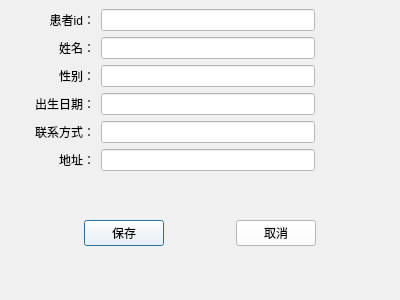
<?xml version="1.0" encoding="UTF-8"?>
<ui version="4.0">
 <class>Dlg_AddPatient</class>
 <widget class="QDialog" name="Dlg_AddPatient">
  <property name="geometry">
   <rect>
    <x>0</x>
    <y>0</y>
    <width>400</width>
    <height>300</height>
   </rect>
  </property>
  <property name="minimumSize">
   <size>
    <width>400</width>
    <height>300</height>
   </size>
  </property>
  <property name="maximumSize">
   <size>
    <width>400</width>
    <height>300</height>
   </size>
  </property>
  <property name="windowTitle">
   <string/>
  </property>
  <property name="styleSheet">
   <string notr="true">background-color: rgb(240, 240, 240);</string>
  </property>
  <layout class="QGridLayout" name="gridLayout_2">
   <property name="leftMargin">
    <number>9</number>
   </property>
   <property name="topMargin">
    <number>9</number>
   </property>
   <property name="rightMargin">
    <number>9</number>
   </property>
   <property name="spacing">
    <number>6</number>
   </property>
   <item row="0" column="2">
    <widget class="QLineEdit" name="le_id">
     <property name="styleSheet">
      <string notr="true">background-color: rgb(255, 255, 255);</string>
     </property>
    </widget>
   </item>
   <item row="0" column="3">
    <spacer name="horizontalSpacer">
     <property name="orientation">
      <enum>Qt::Horizontal</enum>
     </property>
     <property name="sizeType">
      <enum>QSizePolicy::Minimum</enum>
     </property>
     <property name="sizeHint" stdset="0">
      <size>
       <width>70</width>
       <height>20</height>
      </size>
     </property>
    </spacer>
   </item>
   <item row="5" column="2">
    <widget class="QLineEdit" name="le_address">
     <property name="styleSheet">
      <string notr="true">background-color: rgb(255, 255, 255);</string>
     </property>
    </widget>
   </item>
   <item row="4" column="1">
    <widget class="QLabel" name="label_5">
     <property name="minimumSize">
      <size>
       <width>80</width>
       <height>0</height>
      </size>
     </property>
     <property name="text">
      <string>联系方式：</string>
     </property>
     <property name="alignment">
      <set>Qt::AlignRight|Qt::AlignTrailing|Qt::AlignVCenter</set>
     </property>
    </widget>
   </item>
   <item row="6" column="0" colspan="4">
    <widget class="QWidget" name="widget" native="true">
     <layout class="QGridLayout" name="gridLayout">
      <item row="0" column="2">
       <spacer name="horizontalSpacer_2">
        <property name="orientation">
         <enum>Qt::Horizontal</enum>
        </property>
        <property name="sizeHint" stdset="0">
         <size>
          <width>40</width>
          <height>20</height>
         </size>
        </property>
       </spacer>
      </item>
      <item row="0" column="0">
       <spacer name="horizontalSpacer_3">
        <property name="orientation">
         <enum>Qt::Horizontal</enum>
        </property>
        <property name="sizeHint" stdset="0">
         <size>
          <width>40</width>
          <height>20</height>
         </size>
        </property>
       </spacer>
      </item>
      <item row="0" column="1">
       <widget class="QPushButton" name="btn_save">
        <property name="styleSheet">
         <string notr="true">background-color: rgb(255, 255, 255);</string>
        </property>
        <property name="text">
         <string>保存</string>
        </property>
        <property name="autoDefault">
         <bool>true</bool>
        </property>
       </widget>
      </item>
      <item row="0" column="4">
       <spacer name="horizontalSpacer_4">
        <property name="orientation">
         <enum>Qt::Horizontal</enum>
        </property>
        <property name="sizeHint" stdset="0">
         <size>
          <width>40</width>
          <height>20</height>
         </size>
        </property>
       </spacer>
      </item>
      <item row="0" column="3">
       <widget class="QPushButton" name="btn_cancel">
        <property name="styleSheet">
         <string notr="true">background-color: rgb(255, 255, 255);</string>
        </property>
        <property name="text">
         <string>取消</string>
        </property>
       </widget>
      </item>
     </layout>
    </widget>
   </item>
   <item row="2" column="2">
    <widget class="QLineEdit" name="le_gender">
     <property name="styleSheet">
      <string notr="true">background-color: rgb(255, 255, 255);</string>
     </property>
    </widget>
   </item>
   <item row="4" column="2">
    <widget class="QLineEdit" name="le_phone">
     <property name="styleSheet">
      <string notr="true">background-color: rgb(255, 255, 255);</string>
     </property>
    </widget>
   </item>
   <item row="3" column="1">
    <widget class="QLabel" name="label_4">
     <property name="minimumSize">
      <size>
       <width>80</width>
       <height>0</height>
      </size>
     </property>
     <property name="text">
      <string>出生日期：</string>
     </property>
     <property name="alignment">
      <set>Qt::AlignRight|Qt::AlignTrailing|Qt::AlignVCenter</set>
     </property>
    </widget>
   </item>
   <item row="2" column="1">
    <widget class="QLabel" name="label_3">
     <property name="minimumSize">
      <size>
       <width>80</width>
       <height>0</height>
      </size>
     </property>
     <property name="text">
      <string>性别：</string>
     </property>
     <property name="alignment">
      <set>Qt::AlignRight|Qt::AlignTrailing|Qt::AlignVCenter</set>
     </property>
    </widget>
   </item>
   <item row="1" column="2">
    <widget class="QLineEdit" name="le_name">
     <property name="styleSheet">
      <string notr="true">background-color: rgb(255, 255, 255);</string>
     </property>
    </widget>
   </item>
   <item row="5" column="1">
    <widget class="QLabel" name="label_6">
     <property name="minimumSize">
      <size>
       <width>80</width>
       <height>0</height>
      </size>
     </property>
     <property name="text">
      <string>地址：</string>
     </property>
     <property name="alignment">
      <set>Qt::AlignRight|Qt::AlignTrailing|Qt::AlignVCenter</set>
     </property>
    </widget>
   </item>
   <item row="1" column="1">
    <widget class="QLabel" name="label_2">
     <property name="minimumSize">
      <size>
       <width>80</width>
       <height>0</height>
      </size>
     </property>
     <property name="text">
      <string>姓名：</string>
     </property>
     <property name="alignment">
      <set>Qt::AlignRight|Qt::AlignTrailing|Qt::AlignVCenter</set>
     </property>
    </widget>
   </item>
   <item row="3" column="2">
    <widget class="QLineEdit" name="le_birth">
     <property name="styleSheet">
      <string notr="true">background-color: rgb(255, 255, 255);</string>
     </property>
    </widget>
   </item>
   <item row="0" column="1">
    <widget class="QLabel" name="label">
     <property name="minimumSize">
      <size>
       <width>80</width>
       <height>0</height>
      </size>
     </property>
     <property name="text">
      <string>患者id：</string>
     </property>
     <property name="alignment">
      <set>Qt::AlignRight|Qt::AlignTrailing|Qt::AlignVCenter</set>
     </property>
    </widget>
   </item>
  </layout>
 </widget>
 <tabstops>
  <tabstop>le_id</tabstop>
  <tabstop>le_name</tabstop>
  <tabstop>le_gender</tabstop>
  <tabstop>le_birth</tabstop>
  <tabstop>le_phone</tabstop>
  <tabstop>le_address</tabstop>
  <tabstop>btn_save</tabstop>
  <tabstop>btn_cancel</tabstop>
 </tabstops>
 <resources/>
 <connections/>
</ui>
